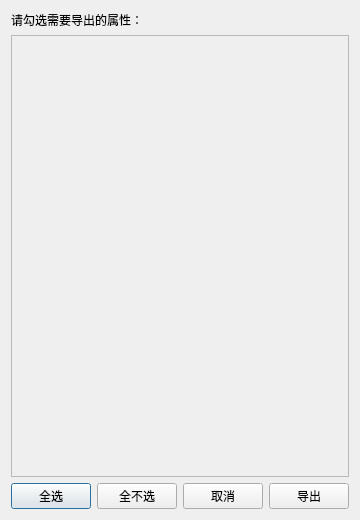
<?xml version="1.0" encoding="UTF-8"?>
<ui version="4.0">
 <class>ExportObjectList</class>
 <widget class="QDialog" name="ExportObjectList">
  <property name="geometry">
   <rect>
    <x>0</x>
    <y>0</y>
    <width>360</width>
    <height>520</height>
   </rect>
  </property>
  <property name="windowTitle">
   <string>导出对象列表</string>
  </property>
  <layout class="QVBoxLayout" name="verticalLayout">
   <item>
    <widget class="QLabel" name="lblHint">
     <property name="text">
      <string>请勾选需要导出的属性：</string>
     </property>
    </widget>
   </item>
   <item>
    <widget class="QScrollArea" name="scrollArea">
     <property name="widgetResizable">
      <bool>true</bool>
     </property>
     <widget class="QWidget" name="wgtCheckboxes">
      <property name="geometry">
       <rect>
        <x>0</x>
        <y>0</y>
        <width>338</width>
        <height>420</height>
       </rect>
      </property>
      <layout class="QVBoxLayout" name="layCheckboxes">
       <property name="spacing">
        <number>6</number>
       </property>
      </layout>
     </widget>
    </widget>
   </item>
   <item>
    <layout class="QHBoxLayout" name="horizontalLayout">
     <item>
      <widget class="QPushButton" name="btnSelectAll">
       <property name="text">
        <string>全选</string>
       </property>
      </widget>
     </item>
     <item>
      <widget class="QPushButton" name="btnSelectNone">
       <property name="text">
        <string>全不选</string>
       </property>
      </widget>
     </item>
     <item>
      <spacer name="horizontalSpacer">
       <property name="orientation">
        <enum>Qt::Horizontal</enum>
       </property>
       <property name="sizeHint" stdset="0">
        <size>
         <width>40</width>
         <height>20</height>
        </size>
       </property>
      </spacer>
     </item>
     <item>
      <widget class="QPushButton" name="btnCancel">
       <property name="text">
        <string>取消</string>
       </property>
      </widget>
     </item>
     <item>
      <widget class="QPushButton" name="btnExport">
       <property name="text">
        <string>导出</string>
       </property>
      </widget>
     </item>
    </layout>
   </item>
  </layout>
 </widget>
 <resources/>
 <connections/>
</ui>
